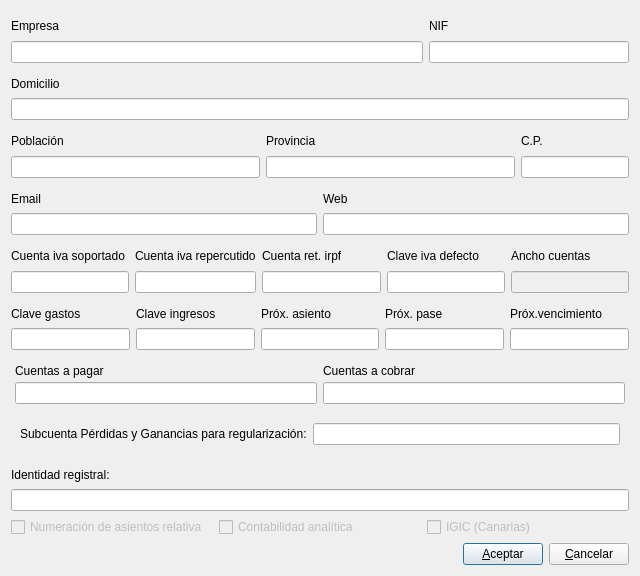
<ui version="4.0" >
 <author>José Manuel Díez Botella</author>
 <class>editconfig</class>
 <widget class="QDialog" name="editconfig" >
  <property name="geometry" >
   <rect>
    <x>0</x>
    <y>0</y>
    <width>640</width>
    <height>576</height>
   </rect>
  </property>
  <property name="windowTitle" >
   <string>Configuración de la empresa</string>
  </property>
  <layout class="QVBoxLayout" >
   <item>
    <layout class="QHBoxLayout" >
     <property name="spacing" >
      <number>6</number>
     </property>
     <property name="margin" >
      <number>0</number>
     </property>
     <item>
      <layout class="QVBoxLayout" >
       <property name="spacing" >
        <number>0</number>
       </property>
       <property name="margin" >
        <number>0</number>
       </property>
       <item>
        <widget class="QLabel" name="labelEmpresa" >
         <property name="text" >
          <string>Empresa</string>
         </property>
         <property name="wordWrap" >
          <bool>false</bool>
         </property>
        </widget>
       </item>
       <item>
        <widget class="QLineEdit" name="empresalineEdit" />
       </item>
      </layout>
     </item>
     <item>
      <layout class="QVBoxLayout" >
       <property name="spacing" >
        <number>0</number>
       </property>
       <property name="margin" >
        <number>0</number>
       </property>
       <item>
        <widget class="QLabel" name="labelNif" >
         <property name="text" >
          <string>NIF</string>
         </property>
         <property name="wordWrap" >
          <bool>false</bool>
         </property>
        </widget>
       </item>
       <item>
        <widget class="QLineEdit" name="niflineEdit" >
         <property name="sizePolicy" >
          <sizepolicy vsizetype="Fixed" hsizetype="Preferred" >
           <horstretch>0</horstretch>
           <verstretch>0</verstretch>
          </sizepolicy>
         </property>
         <property name="minimumSize" >
          <size>
           <width>200</width>
           <height>0</height>
          </size>
         </property>
        </widget>
       </item>
      </layout>
     </item>
    </layout>
   </item>
   <item>
    <layout class="QVBoxLayout" >
     <property name="spacing" >
      <number>0</number>
     </property>
     <property name="margin" >
      <number>0</number>
     </property>
     <item>
      <widget class="QLabel" name="labelDomicilio" >
       <property name="text" >
        <string>Domicilio</string>
       </property>
       <property name="wordWrap" >
        <bool>false</bool>
       </property>
      </widget>
     </item>
     <item>
      <widget class="QLineEdit" name="domiciliolineEdit" />
     </item>
    </layout>
   </item>
   <item>
    <layout class="QHBoxLayout" >
     <property name="spacing" >
      <number>6</number>
     </property>
     <property name="margin" >
      <number>0</number>
     </property>
     <item>
      <layout class="QVBoxLayout" >
       <property name="spacing" >
        <number>0</number>
       </property>
       <property name="margin" >
        <number>0</number>
       </property>
       <item>
        <widget class="QLabel" name="labelPoblacion" >
         <property name="text" >
          <string>Población</string>
         </property>
         <property name="wordWrap" >
          <bool>false</bool>
         </property>
        </widget>
       </item>
       <item>
        <widget class="QLineEdit" name="poblacionlineEdit" />
       </item>
      </layout>
     </item>
     <item>
      <layout class="QVBoxLayout" >
       <property name="spacing" >
        <number>0</number>
       </property>
       <property name="margin" >
        <number>0</number>
       </property>
       <item>
        <widget class="QLabel" name="labelProvincia" >
         <property name="text" >
          <string>Provincia</string>
         </property>
         <property name="wordWrap" >
          <bool>false</bool>
         </property>
        </widget>
       </item>
       <item>
        <widget class="QLineEdit" name="provincialineEdit" />
       </item>
      </layout>
     </item>
     <item>
      <layout class="QVBoxLayout" >
       <property name="spacing" >
        <number>0</number>
       </property>
       <property name="margin" >
        <number>0</number>
       </property>
       <item>
        <widget class="QLabel" name="labelCpostal" >
         <property name="text" >
          <string>C.P.</string>
         </property>
         <property name="wordWrap" >
          <bool>false</bool>
         </property>
        </widget>
       </item>
       <item>
        <widget class="QLineEdit" name="cplineEdit" >
         <property name="sizePolicy" >
          <sizepolicy vsizetype="Fixed" hsizetype="Preferred" >
           <horstretch>0</horstretch>
           <verstretch>0</verstretch>
          </sizepolicy>
         </property>
        </widget>
       </item>
      </layout>
     </item>
    </layout>
   </item>
   <item>
    <layout class="QHBoxLayout" >
     <property name="spacing" >
      <number>6</number>
     </property>
     <property name="margin" >
      <number>0</number>
     </property>
     <item>
      <layout class="QVBoxLayout" >
       <property name="spacing" >
        <number>0</number>
       </property>
       <property name="margin" >
        <number>0</number>
       </property>
       <item>
        <widget class="QLabel" name="labelEmail" >
         <property name="text" >
          <string>Email</string>
         </property>
         <property name="wordWrap" >
          <bool>false</bool>
         </property>
        </widget>
       </item>
       <item>
        <widget class="QLineEdit" name="emaillineEdit" />
       </item>
      </layout>
     </item>
     <item>
      <layout class="QVBoxLayout" >
       <property name="spacing" >
        <number>0</number>
       </property>
       <property name="margin" >
        <number>0</number>
       </property>
       <item>
        <widget class="QLabel" name="labelWeb" >
         <property name="text" >
          <string>Web</string>
         </property>
         <property name="wordWrap" >
          <bool>false</bool>
         </property>
        </widget>
       </item>
       <item>
        <widget class="QLineEdit" name="weblineEdit" />
       </item>
      </layout>
     </item>
    </layout>
   </item>
   <item>
    <layout class="QHBoxLayout" >
     <property name="spacing" >
      <number>6</number>
     </property>
     <property name="margin" >
      <number>0</number>
     </property>
     <item>
      <layout class="QVBoxLayout" >
       <property name="spacing" >
        <number>0</number>
       </property>
       <property name="margin" >
        <number>0</number>
       </property>
       <item>
        <widget class="QLabel" name="labelCuenta_iva_soportado" >
         <property name="text" >
          <string>Cuenta iva soportado</string>
         </property>
         <property name="wordWrap" >
          <bool>false</bool>
         </property>
        </widget>
       </item>
       <item>
        <widget class="QLineEdit" name="ivasoplineEdit" />
       </item>
      </layout>
     </item>
     <item>
      <layout class="QVBoxLayout" >
       <property name="spacing" >
        <number>0</number>
       </property>
       <property name="margin" >
        <number>0</number>
       </property>
       <item>
        <widget class="QLabel" name="labelCuenta_iva_repercutido" >
         <property name="text" >
          <string>Cuenta iva repercutido</string>
         </property>
         <property name="wordWrap" >
          <bool>false</bool>
         </property>
        </widget>
       </item>
       <item>
        <widget class="QLineEdit" name="ivareplineEdit" />
       </item>
      </layout>
     </item>
     <item>
      <layout class="QVBoxLayout" >
       <property name="spacing" >
        <number>0</number>
       </property>
       <property name="margin" >
        <number>0</number>
       </property>
       <item>
        <widget class="QLabel" name="rettextLabel" >
         <property name="text" >
          <string>Cuenta ret. irpf</string>
         </property>
        </widget>
       </item>
       <item>
        <widget class="QLineEdit" name="ctaretlineEdit" />
       </item>
      </layout>
     </item>
     <item>
      <layout class="QVBoxLayout" >
       <property name="spacing" >
        <number>0</number>
       </property>
       <property name="margin" >
        <number>0</number>
       </property>
       <item>
        <widget class="QLabel" name="labelClave_iva_defecto" >
         <property name="text" >
          <string>Clave iva defecto</string>
         </property>
         <property name="wordWrap" >
          <bool>false</bool>
         </property>
        </widget>
       </item>
       <item>
        <widget class="QLineEdit" name="claveivalineEdit" />
       </item>
      </layout>
     </item>
     <item>
      <layout class="QVBoxLayout" >
       <property name="spacing" >
        <number>0</number>
       </property>
       <property name="margin" >
        <number>0</number>
       </property>
       <item>
        <widget class="QLabel" name="labelAnchocuentas" >
         <property name="text" >
          <string>Ancho cuentas</string>
         </property>
         <property name="wordWrap" >
          <bool>false</bool>
         </property>
        </widget>
       </item>
       <item>
        <widget class="QLineEdit" name="anchocuentaslineEdit" >
         <property name="enabled" >
          <bool>false</bool>
         </property>
        </widget>
       </item>
      </layout>
     </item>
    </layout>
   </item>
   <item>
    <layout class="QHBoxLayout" >
     <property name="spacing" >
      <number>6</number>
     </property>
     <property name="margin" >
      <number>0</number>
     </property>
     <item>
      <layout class="QVBoxLayout" >
       <property name="spacing" >
        <number>0</number>
       </property>
       <property name="margin" >
        <number>0</number>
       </property>
       <item>
        <widget class="QLabel" name="labelClave_gastos" >
         <property name="text" >
          <string>Clave gastos</string>
         </property>
         <property name="wordWrap" >
          <bool>false</bool>
         </property>
        </widget>
       </item>
       <item>
        <widget class="QLineEdit" name="clavegastoslineEdit" />
       </item>
      </layout>
     </item>
     <item>
      <layout class="QVBoxLayout" >
       <property name="spacing" >
        <number>0</number>
       </property>
       <property name="margin" >
        <number>0</number>
       </property>
       <item>
        <widget class="QLabel" name="labelClave_ingresos" >
         <property name="text" >
          <string>Clave ingresos</string>
         </property>
         <property name="wordWrap" >
          <bool>false</bool>
         </property>
        </widget>
       </item>
       <item>
        <widget class="QLineEdit" name="claveingresoslineEdit" />
       </item>
      </layout>
     </item>
     <item>
      <layout class="QVBoxLayout" >
       <property name="spacing" >
        <number>0</number>
       </property>
       <property name="margin" >
        <number>0</number>
       </property>
       <item>
        <widget class="QLabel" name="labelProx_asiento" >
         <property name="text" >
          <string>Próx. asiento</string>
         </property>
         <property name="wordWrap" >
          <bool>false</bool>
         </property>
        </widget>
       </item>
       <item>
        <widget class="QLineEdit" name="proxasientolineEdit" />
       </item>
      </layout>
     </item>
     <item>
      <layout class="QVBoxLayout" >
       <property name="spacing" >
        <number>0</number>
       </property>
       <property name="margin" >
        <number>0</number>
       </property>
       <item>
        <widget class="QLabel" name="labelProx_pase" >
         <property name="text" >
          <string>Próx. pase</string>
         </property>
         <property name="wordWrap" >
          <bool>false</bool>
         </property>
        </widget>
       </item>
       <item>
        <widget class="QLineEdit" name="proxpaselineEdit" />
       </item>
      </layout>
     </item>
     <item>
      <layout class="QVBoxLayout" >
       <property name="spacing" >
        <number>0</number>
       </property>
       <property name="margin" >
        <number>0</number>
       </property>
       <item>
        <widget class="QLabel" name="labelProx_vencimiento" >
         <property name="text" >
          <string>Próx.vencimiento</string>
         </property>
         <property name="wordWrap" >
          <bool>false</bool>
         </property>
        </widget>
       </item>
       <item>
        <widget class="QLineEdit" name="proxvencilineEdit" />
       </item>
      </layout>
     </item>
    </layout>
   </item>
   <item>
    <layout class="QHBoxLayout" >
     <property name="spacing" >
      <number>6</number>
     </property>
     <property name="margin" >
      <number>4</number>
     </property>
     <item>
      <layout class="QVBoxLayout" >
       <property name="spacing" >
        <number>0</number>
       </property>
       <property name="margin" >
        <number>0</number>
       </property>
       <item>
        <widget class="QLabel" name="labelCuentasapagar" >
         <property name="text" >
          <string>Cuentas a pagar</string>
         </property>
         <property name="wordWrap" >
          <bool>false</bool>
         </property>
        </widget>
       </item>
       <item>
        <widget class="QLineEdit" name="pagarlineEdit" />
       </item>
      </layout>
     </item>
     <item>
      <layout class="QVBoxLayout" >
       <property name="spacing" >
        <number>0</number>
       </property>
       <property name="margin" >
        <number>0</number>
       </property>
       <item>
        <widget class="QLabel" name="labelCuentasacobrar" >
         <property name="text" >
          <string>Cuentas a cobrar</string>
         </property>
         <property name="wordWrap" >
          <bool>false</bool>
         </property>
        </widget>
       </item>
       <item>
        <widget class="QLineEdit" name="cobrarlineEdit" />
       </item>
      </layout>
     </item>
    </layout>
   </item>
   <item>
    <layout class="QHBoxLayout" >
     <property name="spacing" >
      <number>6</number>
     </property>
     <property name="margin" >
      <number>9</number>
     </property>
     <item>
      <widget class="QLabel" name="textLabel1" >
       <property name="text" >
        <string>Subcuenta Pérdidas y Ganancias para regularización:</string>
       </property>
       <property name="wordWrap" >
        <bool>false</bool>
       </property>
      </widget>
     </item>
     <item>
      <widget class="QLineEdit" name="pyglineEdit" />
     </item>
    </layout>
   </item>
   <item>
    <layout class="QVBoxLayout" >
     <property name="spacing" >
      <number>0</number>
     </property>
     <item>
      <widget class="QLabel" name="label" >
       <property name="text" >
        <string>Identidad registral:</string>
       </property>
      </widget>
     </item>
     <item>
      <widget class="QLineEdit" name="idlineEdit" />
     </item>
    </layout>
   </item>
   <item>
    <layout class="QHBoxLayout" >
     <property name="spacing" >
      <number>6</number>
     </property>
     <property name="margin" >
      <number>0</number>
     </property>
     <item>
      <widget class="QCheckBox" name="numeracioncheckBox" >
       <property name="enabled" >
        <bool>false</bool>
       </property>
       <property name="text" >
        <string>Numeración de asientos relativa</string>
       </property>
      </widget>
     </item>
     <item>
      <widget class="QCheckBox" name="analiticacheckBox" >
       <property name="enabled" >
        <bool>false</bool>
       </property>
       <property name="text" >
        <string>Contabilidad analítica</string>
       </property>
      </widget>
     </item>
     <item>
      <widget class="QCheckBox" name="igiccheckBox" >
       <property name="enabled" >
        <bool>false</bool>
       </property>
       <property name="text" >
        <string>IGIC (Canarias)</string>
       </property>
      </widget>
     </item>
    </layout>
   </item>
   <item>
    <layout class="QHBoxLayout" >
     <property name="spacing" >
      <number>6</number>
     </property>
     <property name="margin" >
      <number>0</number>
     </property>
     <item>
      <spacer>
       <property name="orientation" >
        <enum>Qt::Horizontal</enum>
       </property>
       <property name="sizeType" >
        <enum>QSizePolicy::Expanding</enum>
       </property>
       <property name="sizeHint" stdset="0" >
        <size>
         <width>101</width>
         <height>20</height>
        </size>
       </property>
      </spacer>
     </item>
     <item>
      <widget class="QPushButton" name="aceptarpushButton" >
       <property name="text" >
        <string>&amp;Aceptar</string>
       </property>
       <property name="icon" >
        <iconset resource="libroK.qrc" >
         <normaloff>:/images/librok-42.png</normaloff>:/images/librok-42.png</iconset>
       </property>
       <property name="shortcut" >
        <string>Alt+A</string>
       </property>
       <property name="default" >
        <bool>true</bool>
       </property>
      </widget>
     </item>
     <item>
      <widget class="QPushButton" name="cancelarpushButton" >
       <property name="text" >
        <string>&amp;Cancelar</string>
       </property>
       <property name="icon" >
        <iconset resource="libroK.qrc" >
         <normaloff>:/images/librok-7.png</normaloff>:/images/librok-7.png</iconset>
       </property>
       <property name="shortcut" >
        <string>Alt+C</string>
       </property>
      </widget>
     </item>
    </layout>
   </item>
  </layout>
 </widget>
 <layoutdefault spacing="6" margin="11" />
 <tabstops>
  <tabstop>empresalineEdit</tabstop>
  <tabstop>niflineEdit</tabstop>
  <tabstop>domiciliolineEdit</tabstop>
  <tabstop>poblacionlineEdit</tabstop>
  <tabstop>provincialineEdit</tabstop>
  <tabstop>cplineEdit</tabstop>
  <tabstop>emaillineEdit</tabstop>
  <tabstop>weblineEdit</tabstop>
  <tabstop>ivasoplineEdit</tabstop>
  <tabstop>ivareplineEdit</tabstop>
  <tabstop>ctaretlineEdit</tabstop>
  <tabstop>claveivalineEdit</tabstop>
  <tabstop>anchocuentaslineEdit</tabstop>
  <tabstop>clavegastoslineEdit</tabstop>
  <tabstop>claveingresoslineEdit</tabstop>
  <tabstop>proxasientolineEdit</tabstop>
  <tabstop>proxpaselineEdit</tabstop>
  <tabstop>proxvencilineEdit</tabstop>
  <tabstop>pagarlineEdit</tabstop>
  <tabstop>cobrarlineEdit</tabstop>
  <tabstop>pyglineEdit</tabstop>
  <tabstop>idlineEdit</tabstop>
  <tabstop>numeracioncheckBox</tabstop>
  <tabstop>analiticacheckBox</tabstop>
  <tabstop>igiccheckBox</tabstop>
  <tabstop>cancelarpushButton</tabstop>
 </tabstops>
 <includes>
  <include location="global" >qsqlquery.h</include>
 </includes>
 <resources>
  <include location="libroK.qrc" />
 </resources>
 <connections>
  <connection>
   <sender>cancelarpushButton</sender>
   <signal>clicked()</signal>
   <receiver>editconfig</receiver>
   <slot>reject()</slot>
   <hints>
    <hint type="sourcelabel" >
     <x>492</x>
     <y>535</y>
    </hint>
    <hint type="destinationlabel" >
     <x>20</x>
     <y>20</y>
    </hint>
   </hints>
  </connection>
 </connections>
</ui>
